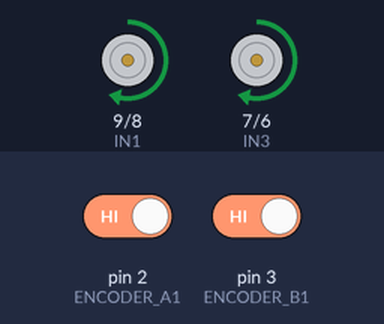
A sketch run on a simulated Arduino Uno, built with avr-gcc and run on an emulated ATmega328P. On the bench: motor-driver pin pairs drawn as motors (green arrow = first pin HIGH = forward, orange = second pin HIGH = backward, longer = more drive, scaled by the enable pin). The inputs (shaded band) are chosen by the test bench; at power-on: pin 2 (ENCODER_A1) HIGH, pin 3 (ENCODER_B1) HIGH. What the sketch prints to the serial monitor is not drawn.

Above: at 1.0 s.
At 3.0 s:
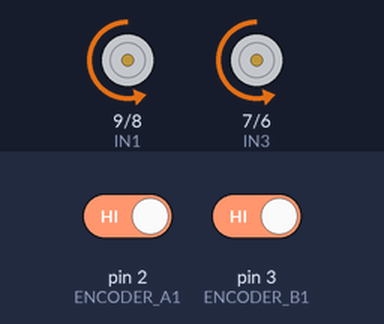
At 4.5 s:
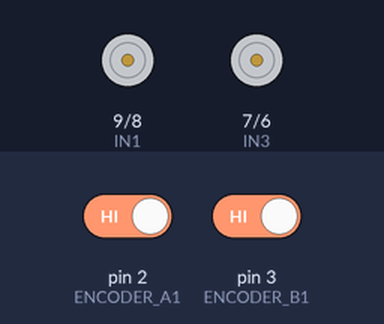
Timing chart, 0 to 6.5 s (numbered marks = the images above):
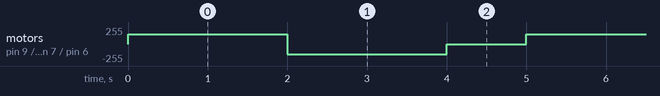

The sketch:

encoaderMotor2_motor.ino
```cpp
//It works perfectly
// Define motor control pins
#define ENA 10  // PWM pin for Motor A
#define IN1 9  // Direction pin for Motor A
#define IN2 8  // Direction pin for Motor A
#define ENB 5 // PWM pin for Motor B
#define IN3 7  // Direction pin for Motor B
#define IN4 6  // Direction pin for Motor B

// Encoder pins
#define ENCODER_A1 2
#define ENCODER_A2 4
#define ENCODER_B1 3
#define ENCODER_B2 11

volatile int encoderCountA = 0;
volatile int encoderCountB = 0;

void encoderA_ISR() {
    if (digitalRead(ENCODER_A2) == HIGH) {
        encoderCountA++;
    } else {
        encoderCountA--;
    }
}

void encoderB_ISR() {
    if (digitalRead(ENCODER_B2) == HIGH) {
        encoderCountB++;
    } else {
        encoderCountB--;
    }
}

void setup() {
    pinMode(ENA, OUTPUT);
    pinMode(IN1, OUTPUT);
    pinMode(IN2, OUTPUT);
    pinMode(ENB, OUTPUT);
    pinMode(IN3, OUTPUT);
    pinMode(IN4, OUTPUT);

    pinMode(ENCODER_A1, INPUT);
    pinMode(ENCODER_A2, INPUT);
    pinMode(ENCODER_B1, INPUT);
    pinMode(ENCODER_B2, INPUT);

    attachInterrupt(digitalPinToInterrupt(ENCODER_A1), encoderA_ISR, CHANGE);
    attachInterrupt(digitalPinToInterrupt(ENCODER_B1), encoderB_ISR, CHANGE);

    Serial.begin(9600);
}

void setMotorA(int speed) {
    if (speed > 0) {
        digitalWrite(IN1, HIGH);
        digitalWrite(IN2, LOW);
    } else {
        digitalWrite(IN1, LOW);
        digitalWrite(IN2, HIGH);
    }
    analogWrite(ENA, abs(speed));
}

void setMotorB(int speed) {
    if (speed > 0) {
        digitalWrite(IN3, HIGH);
        digitalWrite(IN4, LOW);
    } else {
        digitalWrite(IN3, LOW);
        digitalWrite(IN4, HIGH);
    }
    analogWrite(ENB, abs(speed));
}

void loop() {
    setMotorA(150); // Run Motor A at half speed
    setMotorB(150); // Run Motor B at half speed

    delay(2000);

    setMotorA(-150); // Reverse Motor A
    setMotorB(-150); // Reverse Motor B

    delay(2000);

    setMotorA(0); // Stop Motor A
    setMotorB(0); // Stop Motor B

    delay(1000);

    Serial.print("Encoder A Count: ");
    Serial.println(encoderCountA);
    Serial.print("Encoder B Count: ");
    Serial.println(encoderCountB);
}
```

Measured:
- by itself, motor on pin 9 (IN1) / pin 8 (IN2), motor on pin 7 (IN3) / pin 6 (IN4): repeats every 5.0 s: backward 150/255 2.0 s, stopped 1.0 s, forward 150/255 2.0 s
